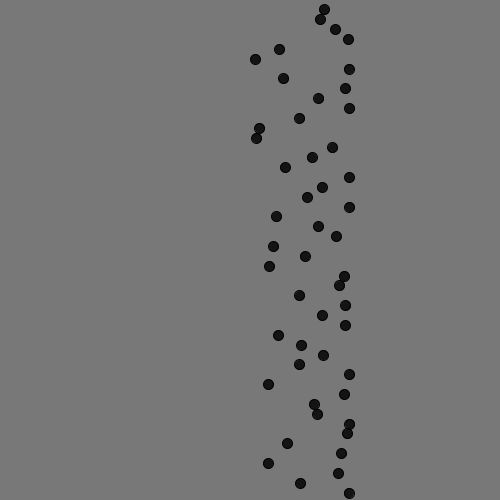
Frame 1 (no input)
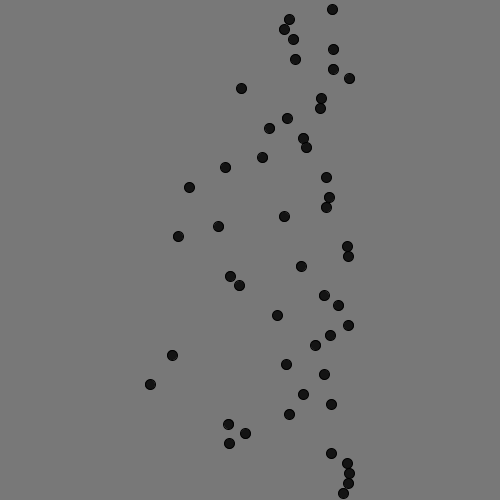
Frame 60 (the mouse pressed at the canvas centre just before this capture)
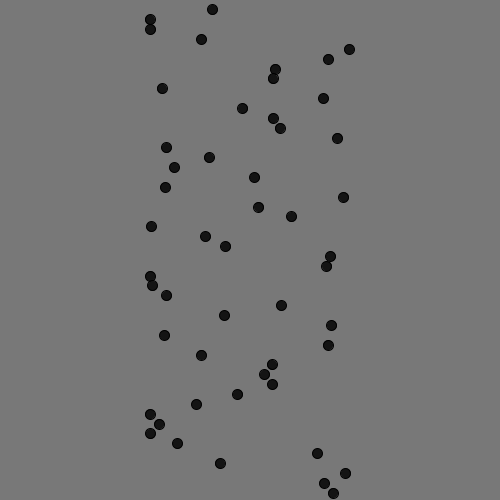
Frame 120 (the mouse held since frame 60 and released just before this capture)

The Processing sketch that drew these frames (run headless with seeded random() and noise(); from frame 60 on, the mouse is pressed at the canvas centre):

// Processing sketch: processing_154142
// ── processing_154142.pde

/*
 * Creative Coding
 * Week 3, 02 - array with sin()
 * by Indae Hwang and Jon McCormack
 * Copyright (c) 2014 Monash University
 *
 * This program demonstrates the use of arrays.
 * It creates three arrays that store the y-position, speed and phase of some oscillating circles.
 * You can change the number of circles by changing the value of num in setup()
 * You can change the background colour by holding the left mouse button and dragging.
 *
 */
 
int     num;    // the number of items in the array (# of circles)
float[] y;      // y-position of each circle (fixed)
float[] x;
float[] speed;  // speed of each circle
float[] phase;  // phase of each circle
 
float red = 120;
float green = 120;
float blue = 120;
 
float radio = 10;
 
void setup() {
  size(500, 500);
 
  num = 50;
 
  // allocate space for each array
  y = new float[num];
   x = new float[num];
  speed = new float[num];
  phase = new float[num];
 
  // calculate the gap in y based on the number of circles
  float gap = height / (num + 0.7);
 
  //setup an initial value for each item in the array
  for (int i=0; i<num; i++) {
    y[i] = gap * (i + 1);      // y is constant for each so can be calculated once
    speed[i] = random(2);
    phase[i] = random(PI);
  }
}
 
 
void draw() {
  background(red, green, blue);
  fill((red-100), (green-100), (blue-100));
 
  for (int i=0; i<num; i++) {
    // calculate the x-position of each ball based on the speed, phase and current frame
    x[i] = width/2 + sin(radians(frameCount*speed[i] ) + phase[i])* 100;
    ellipse(x[i], y[i], radio, radio);
  }
}
 
 
// change the background colour if the mouse is dragged
void mouseMoved() {
  red = map(mouseX, 0, width, 0, 255);
  green = map(mouseY, 0, height, 0, 255);
  blue = map(mouseX+mouseY, 0, width+height, 255, 0);
}
 
void mouseClicked() {
   
  for (int i = 0; i < num; i++) {
    if (dist(mouseX, mouseY, x[i], y[i]) <= radio) {
      if (speed[i] > 0) {
        speed[i] = 0;
      } else {
        speed[i] = random(0,5);
        phase[i] = random(PI);
      }
    }
  }
}
